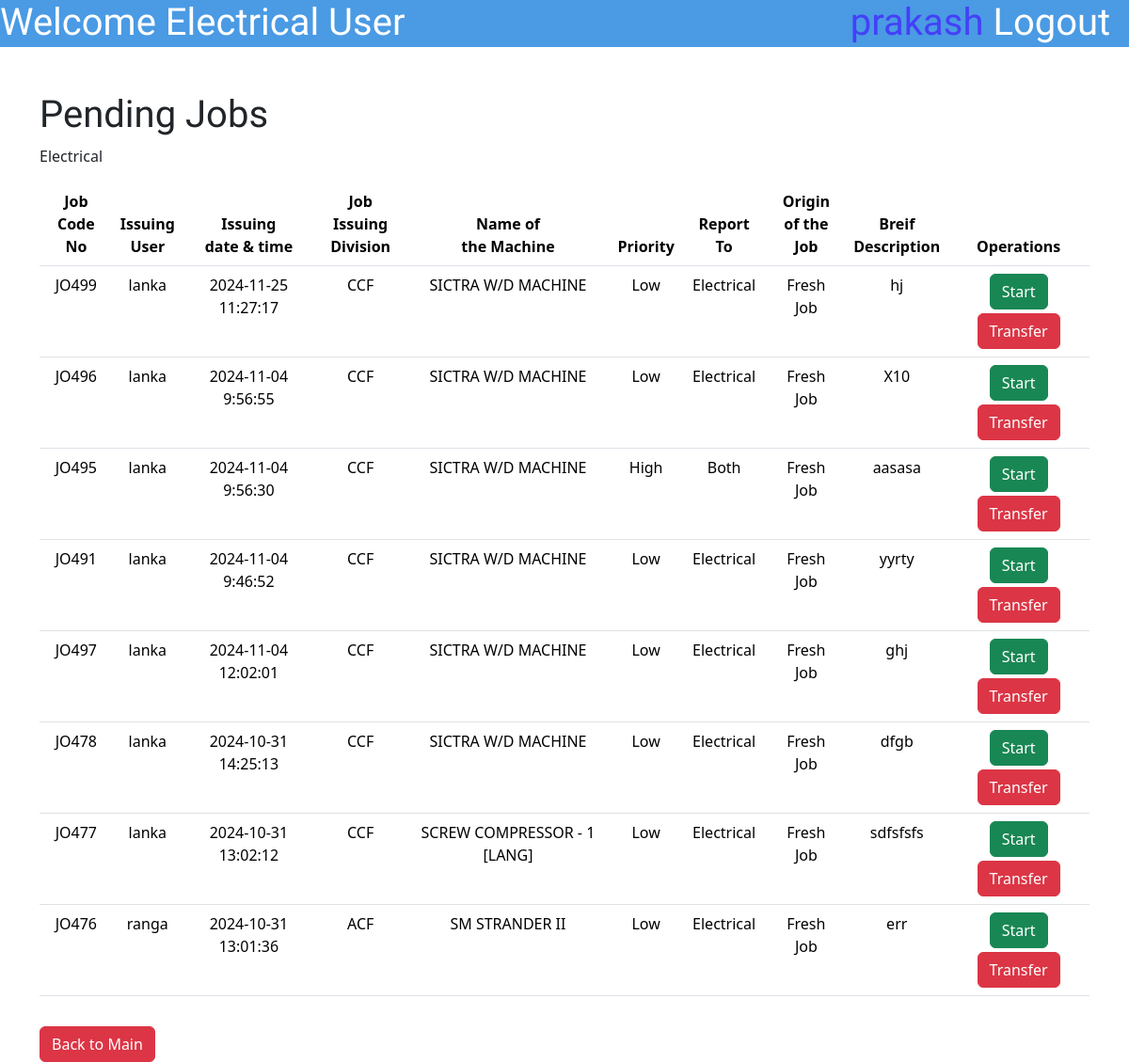
Page /EMUser/DislplayPendingJobListEMUser.php (signed in) on the committed database.
### tables this page shows
CREATE TABLE `jobdatasheet` (
  `id` int(10) NOT NULL,
  `JobCodeNo` varchar(100) NOT NULL,
  `JobPostingDateTime` varchar(50) NOT NULL,
  `JobFinishingDateTime` varchar(50) DEFAULT NULL,
  `JobPostingDev` enum('ACF','CCF','DR','Flexible','Aluminium Rodmill','Ceylon Copper','Drum Yard','Carpentry','Bail Room') NOT NULL,
  `MachineName` varchar(255) NOT NULL,
  `Priority` enum('High','Low','Critical','') NOT NULL,
  `ReportTo` enum('Electrical','Mechanical','Both','') NOT NULL,
  `BDescription` varchar(500) NOT NULL,
  `Username` varchar(50) NOT NULL,
  `JobStatusE` enum('Pending','Started','Finished','Approved','NA') NOT NULL,
  `JobStatusM` enum('Pending','Started','Finished','Approved','NA') NOT NULL,
  `ManPowerInvolved` varchar(1000) DEFAULT NULL,
  `Certification` enum('Pending Certification','Not Certified','Certified','') NOT NULL,
  `FinishedCommentE` varchar(255) DEFAULT NULL,
  `FinishedCommentM` varchar(500) DEFAULT NULL,
  `TransferCommentE` varchar(500) DEFAULT NULL,
  `TransferCommentM` varchar(500) DEFAULT NULL,
  `ApproveComment` varchar(1000) DEFAULT NULL,
  `DisapproveComment` varchar(1000) DEFAULT NULL,
  `DownTimeE` varchar(500) DEFAULT NULL,
  `DownTimeM` varchar(50) DEFAULT NULL,
  `TryCount` int(10) DEFAULT NULL
);

### EMUser/DislplayPendingJobListEMUser.php (the view, shortened to what this page needs)
<?php
include '../connect.php';
?>
<!DOCTYPE html>
<html lang="en">
<head>
    <link href="https://cdn.jsdelivr.net/npm/bootstrap@5.3.3/dist/css/bootstrap.min.css" rel="stylesheet"
>
    <link rel="stylesheet" href="\MaintananceJobCard\styles\SubmitJobstyle.css">
</head>
<body>
    <div class="topbar">
        <h1 class="topbar-text">Welcome <?php echo $_SESSION['workplace'] ?> User</h1>
        <a href="\MaintananceJobCard\logout.php">
            <h1 class="topbar-logout">Logout &nbsp</h1>
        </a>
        <h1 class="topbar-username"><?php echo $_SESSION['username'] ?>&nbsp</h1>
    </div>
    <div class="container mt-5 ">
        <div class="mt-5">
            <h1>Pending Jobs</h1>
            <table class="table table-hover mt-3">
                <thead>
                    <tr>
                        <th scope="col">Job Code <br>No</th>
                        <th scope="col">Issuing<br>User</th>
                        <th scope="col">Issuing <br>date & time</th>
                        <th scope="col">Job Issuing<br> Division</th>
                        <th scope="col">Name of<br> the Machine</th>
                        <th scope="col">Priority</th>
                        <th scope="col">Report To</th>
                        <th scope="col">Origin <br>of the Job</th>
                        <th scope="col">Breif <br>Description</th>
                        <th scope="col">Operations</th>
                    </tr>
                </thead>
                <tbody>
                    <?php
                    $workplace = $_SESSION['workplace'];
                    if ($workplace == 'Electrical') {
                        $sql = "Select * from `jobdatasheet` where (ReportTo='$workplace' or ReportTo='Both') and JobStatusE='Pending' order by JobPostingDateTime DESC ";
                    } elseif ($workplace == 'Mechanical') {
                        $sql = "Select * from `jobdatasheet` where (ReportTo='$workplace' or ReportTo='Both') and JobStatusM='Pending' order by JobPostingDateTime DESC";
                    }
                    $result = mysqli_query($con, $sql);
                    while ($row = mysqli_fetch_assoc($result)) {
                        $id = $row['id'];
                        $JobCodeNo = $row['JobCodeNo'];
                        $username = $row['Username'];
                        $JobIssuingDateTime = $row['JobPostingDateTime'];
                        $JobIssuingDivision = $row['JobPostingDev'];
                        $MachineName = $row['MachineName'];
                        $priority = $row['Priority'];
                        $ReportTo = $row['ReportTo'];
                        $BriefDescription = $row['BDescription'];
                        $TryCount = $row['TryCount'];
                        echo
                            "
        <tr class='clickable-row' data-href='\MaintananceJobCard\EMUser\ViewJobEMUserPending.php?updateid=$id'>
        <td>$JobCodeNo</td>
        <td>$username</td>
        <td>$JobIssuingDateTime</td>
        <td>$JobIssuingDivision</td>
        <td>$MachineName</td>
        <td>$priority</td>
        <td>$ReportTo</td>";
                        if ($TryCount == '1') {
                            echo "<td>Fresh Job</td>";
                        } else if ($TryCount == '2') {
                            echo "<td>Transferred<br>Job</td>  ";
                        } else if ($TryCount == '3') {
                            echo "<td>Disapproved<br> Job</td> ";
                        }
                        echo "
                            <td style='white-space: nowrap; text-overflow:ellipsis; overflow: hidden; max-width:1px;'>$BriefDescription</td>
       <td><a href='\MaintananceJobCard\EMUser\StartJobEMUser.php?updateid=$id' class='btn btn-success'>Start</a>
       <a href='\MaintananceJobCard\EMUser\TransferPendingJobEMUser.php?updateid=$id' class='btn btn-danger mt-1'>Transfer</a> </td>
      </tr>
      ";
                    } ?>
                </tbody>
            </table>
            <button type="back" class="btn btn-danger mt-3" name="back"><a
                    href="\MaintananceJobCard\PUser\indexPUser.php" style="text-decoration:none;color:white">Back to
                    Main</a></button>
        </div>
    </div>
</body>
</body>

### styles/SubmitJobstyle.css (style rules this page uses)
div.topbar { height: 50px; width: 100%; background-color: #4A9AE4; }
h1.topbar-text { float: left; font-family: "Jockey One", sans-serif; color: white; }
h1.topbar-username { float: right; font-family: "Jockey One", sans-serif; color: #4440F8; }
h1.topbar-logout { float: right; font-family: "Jockey One", sans-serif; color: white; }

### EMUser/DislplayPendingJobListEMUser.php (style rules this page uses)
h1 { font-family: "Jockey One", sans-serif; }
th, td { text-align: center; }

### rows in the picture
jobdatasheet: JobCodeNo "JO499", Username "lanka", JobPostingDateTime "2024-11-25 11:27:17", JobPostingDev "CCF", MachineName "SICTRA W/D MACHINE", Priority "Low", ReportTo "Electrical", TryCount "Fresh Job", BDescription "hj"
jobdatasheet: JobCodeNo "JO496", Username "lanka", JobPostingDateTime "2024-11-04 9:56:55", JobPostingDev "CCF", MachineName "SICTRA W/D MACHINE", Priority "Low", ReportTo "Electrical", TryCount "Fresh Job", BDescription "X10"
jobdatasheet: JobCodeNo "JO495", Username "lanka", JobPostingDateTime "2024-11-04 9:56:30", JobPostingDev "CCF", MachineName "SICTRA W/D MACHINE", Priority "High", ReportTo "Both", TryCount "Fresh Job", BDescription "aasasa"
jobdatasheet: JobCodeNo "JO491", Username "lanka", JobPostingDateTime "2024-11-04 9:46:52", JobPostingDev "CCF", MachineName "SICTRA W/D MACHINE", Priority "Low", ReportTo "Electrical", TryCount "Fresh Job", BDescription "yyrty"
jobdatasheet: JobCodeNo "JO497", Username "lanka", JobPostingDateTime "2024-11-04 12:02:01", JobPostingDev "CCF", MachineName "SICTRA W/D MACHINE", Priority "Low", ReportTo "Electrical", TryCount "Fresh Job", BDescription "ghj"
jobdatasheet: JobCodeNo "JO478", Username "lanka", JobPostingDateTime "2024-10-31 14:25:13", JobPostingDev "CCF", MachineName "SICTRA W/D MACHINE", Priority "Low", ReportTo "Electrical", TryCount "Fresh Job", BDescription "dfgb"
jobdatasheet: JobCodeNo "JO477", Username "lanka", JobPostingDateTime "2024-10-31 13:02:12", JobPostingDev "CCF", MachineName "SCREW COMPRESSOR - 1 [LANG]", Priority "Low", ReportTo "Electrical", TryCount "Fresh Job", BDescription "sdfsfsfs"
jobdatasheet: JobCodeNo "JO476", Username "ranga", JobPostingDateTime "2024-10-31 13:01:36", JobPostingDev "ACF", MachineName "SM STRANDER II", Priority "Low", ReportTo "Electrical", TryCount "Fresh Job", BDescription "err"

### other values in the picture
$_SESSION['workplace'] "Electrical"
$_SESSION['username'] "prakash"
